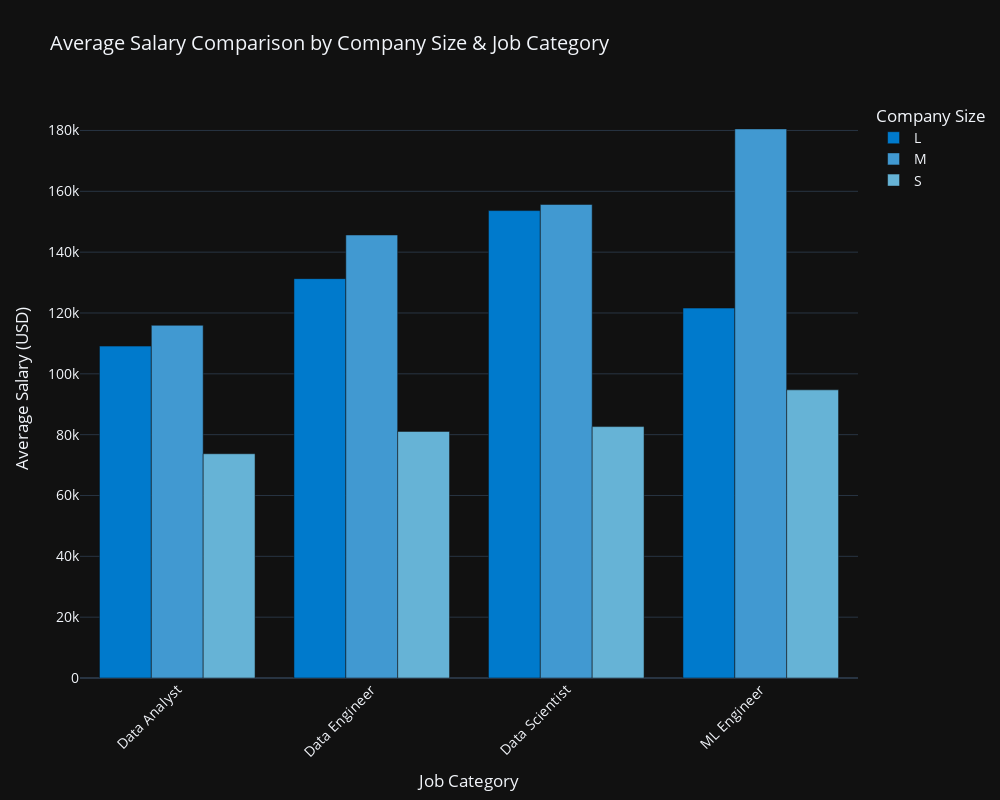

Notebook source saved alongside this figure:
### Code cell
# Grouping by company_size, job_category, and salary_in_usd to calculate average salary
dfSalaries_grouped = dfSalaries.groupby(['company_size', 'job_category'])['salary_in_usd'].mean().reset_index()

# Create the bar chart (average salaries by company_size for each job_category)
fig = px.bar(
    dfSalaries_grouped, 
    x='job_category',  
    y='salary_in_usd', 
    color='company_size', 
    barmode='group', 
    title='Average Salary Comparison by Company Size & Job Category',  
    labels={
        'salary_in_usd': 'Average Salary (USD)', 
        'job_category': 'Job Category'
    },
    template='plotly_dark', 
    color_discrete_sequence=['#007acc', '#4199d1', '#66b3d6', '#8ccc9d'],  
    width=1000, height=800,  
)

# Customize the layout
fig.update_layout(
    xaxis_title='Job Category', 
    yaxis_title='Average Salary (USD)',  
    legend_title='Company Size',  
    font=dict(size=14),  
    xaxis_tickangle=-45  
)

# Display the chart
fig.show()

### Figure 1 — Plotly figure (JSON) as saved in the notebook; plotly's stock layout.template omitted (floating-point values rounded to 4 significant figures)
{"data": [{"alignmentgroup": "True", "hovertemplate": "company_size=L<br>Job Category=%{x}<br>Average Salary (USD)=%{y}<extra></extra>", "legendgroup": "L", "marker": {"color": "#007acc", "pattern": {"shape": ""}}, "name": "L", "offsetgroup": "L", "orientation": "v", "showlegend": true, "textposition": "auto", "type": "bar", "visible": true, "x": ["Data Analyst", "Data Engineer", "Data Scientist", "ML Engineer"], "xaxis": "x", "y": [109100.0, 131300.0, 153700.0, 121600.0], "yaxis": "y"}, {"alignmentgroup": "True", "hovertemplate": "company_size=M<br>Job Category=%{x}<br>Average Salary (USD)=%{y}<extra></extra>", "legendgroup": "M", "marker": {"color": "#4199d1", "pattern": {"shape": ""}}, "name": "M", "offsetgroup": "M", "orientation": "v", "showlegend": true, "textposition": "auto", "type": "bar", "x": ["Data Analyst", "Data Engineer", "Data Scientist", "ML Engineer"], "xaxis": "x", "y": [115900.0, 145600.0, 155700.0, 180500.0], "yaxis": "y"}, {"alignmentgroup": "True", "hovertemplate": "company_size=S<br>Job Category=%{x}<br>Average Salary (USD)=%{y}<extra></extra>", "legendgroup": "S", "marker": {"color": "#66b3d6", "pattern": {"shape": ""}}, "name": "S", "offsetgroup": "S", "orientation": "v", "showlegend": true, "textposition": "auto", "type": "bar", "visible": true, "x": ["Data Analyst", "Data Engineer", "Data Scientist", "ML Engineer"], "xaxis": "x", "y": [73720.0, 81060.0, 82650.0, 94740.0], "yaxis": "y"}], "layout": {"barmode": "group", "font": {"size": 14}, "height": 800, "legend": {"title": {"text": "Company Size"}, "tracegroupgap": 0}, "title": {"text": "Average Salary Comparison by Company Size & Job Category"}, "width": 1000, "xaxis": {"anchor": "y", "autorange": true, "domain": [0, 1], "range": [-0.5, 3.5], "tickangle": -45, "title": {"text": "Job Category"}, "type": "category"}, "yaxis": {"anchor": "x", "autorange": true, "domain": [0, 1], "range": [0, 190000.0], "title": {"text": "Average Salary (USD)"}, "type": "linear"}}}
